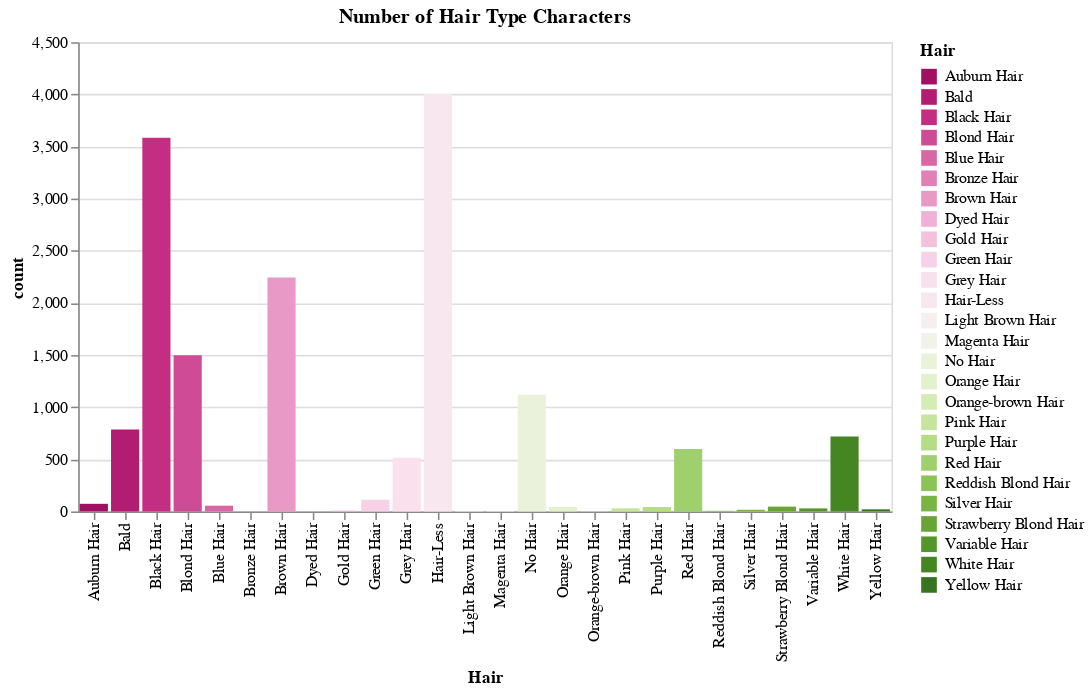

This figure's notebook cell:
### Code cell
# visualize data with altair
## visualize number of hair type characters

Hair = pd.DataFrame(marvel_df['Hair'].value_counts().reset_index().sort_values(by=['count'], ascending=False))
print(Hair)

alt.Chart(Hair).mark_bar().encode(
    alt.X("Hair"),
    alt.Y('count'),
    alt.Color("Hair").scale(scheme='pinkyellowgreen')
).properties(
    title="Number of Hair Type Characters"
)

### Figure 1 — Vega-Lite specification as saved in the notebook (floating-point values rounded to 4 significant figures)
{"config": {"view": {"continuousWidth": 300, "continuousHeight": 300}}, "data": {"name": "data-a84fbc4cf01324ea2378a8614a8c4455"}, "mark": {"type": "bar"}, "encoding": {"color": {"field": "Hair", "scale": {"scheme": "pinkyellowgreen"}, "type": "nominal"}, "x": {"field": "Hair", "type": "nominal"}, "y": {"field": "count", "type": "quantitative"}}, "title": "Number of Hair Type Characters", "$schema": "https://vega.github.io/schema/vega-lite/v5.20.1.json", "datasets": {"data-a84fbc4cf01324ea2378a8614a8c4455": [{"Hair": "Hair-Less", "count": 4003}, {"Hair": "Black Hair", "count": 3585}, {"Hair": "Brown Hair", "count": 2244}, {"Hair": "Blond Hair", "count": 1498}, {"Hair": "No Hair", "count": 1118}, {"Hair": "Bald", "count": 786}, {"Hair": "White Hair", "count": 719}, {"Hair": "Red Hair", "count": 599}, {"Hair": "Grey Hair", "count": 514}, {"Hair": "Green Hair", "count": 112}, {"Hair": "Auburn Hair", "count": 73}, {"Hair": "Blue Hair", "count": 55}, {"Hair": "Strawberry Blond Hair", "count": 46}, {"Hair": "Orange Hair", "count": 43}, {"Hair": "Purple Hair", "count": 42}, {"Hair": "Pink Hair", "count": 30}, {"Hair": "Variable Hair", "count": 29}, {"Hair": "Yellow Hair", "count": 20}, {"Hair": "Silver Hair", "count": 16}, {"Hair": "Gold Hair", "count": 8}, {"Hair": "Reddish Blond Hair", "count": 6}, {"Hair": "Light Brown Hair", "count": 5}, {"Hair": "Magenta Hair", "count": 5}, {"Hair": "Orange-brown Hair", "count": 3}, {"Hair": "Bronze Hair", "count": 1}, {"Hair": "Dyed Hair", "count": 1}]}}
